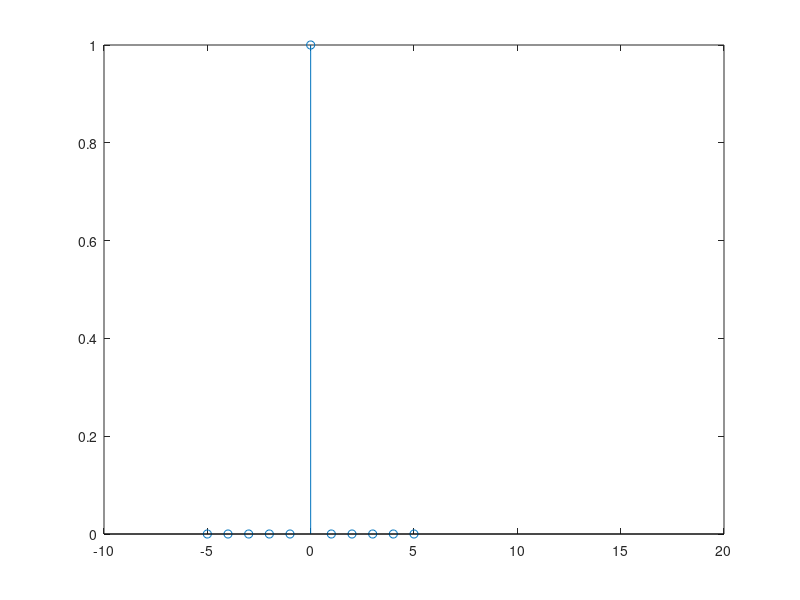

Source code (MATLAB):
function B1
clc;clear all;close all;
n1 = -10 ; 
n2 = 20 ; 
n = n1:n2;
x = cos((pi/12)*n) ;
function [x,n] = stepseq(n0,n1,n2)
% Generates x(n) = u(n-n0); n1 <= n <= n2
% ------------------------------------------
% [x,n] = stepseq(n0,n1,n2)
%
n = [n1:n2]; x = [(n-n0) >= 0];
end
[x1,n] = stepseq(0,n1,n2);
[x2,n] = stepseq(1,n1,n2);
y = exp(n.^4).*x1.*x - exp(n.^4).*x2.*x ;      
stem(n,y);
end